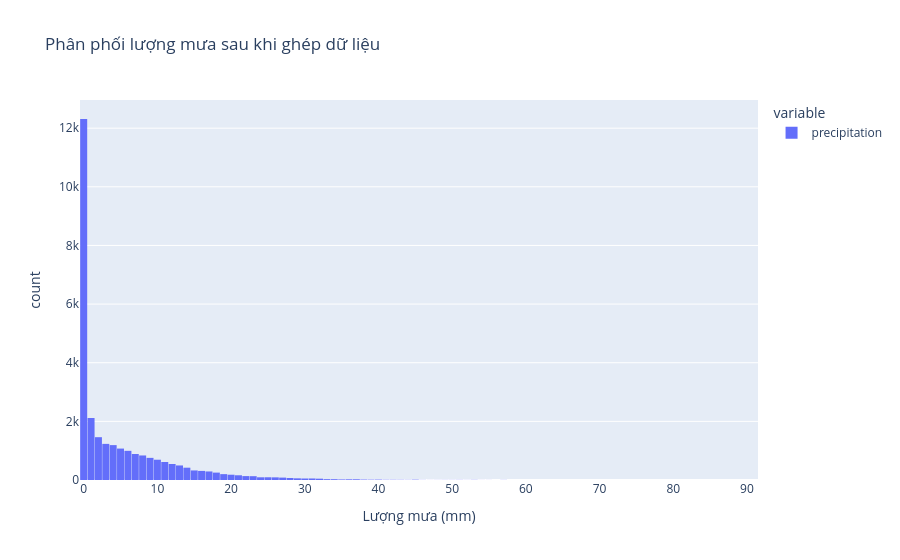

Here is the notebook cell this chart was saved with:
### Markdown cell above
## 7. EDA: Target Distribution Snapshot

Kiểm tra phân phối của lượng mưa sau khi ghép để đảm bảo không biến dạng so với dữ liệu gốc.

### Code cell
precip_series = final_df["precipitation"].dropna()
desc = precip_series.describe(percentiles=[0.5, 0.9, 0.95, 0.99])

target_hist = px.histogram(
    precip_series,
    nbins=120,
    title="Phân phối lượng mưa sau khi ghép dữ liệu",
    labels={"value": "Lượng mưa (mm)", "count": "Số ngày"},
)
target_hist.update_layout(bargap=0.05)
target_hist.show()

desc

### Figure 1 — Plotly figure (JSON) as saved in the notebook; plotly's stock layout.template omitted (floating-point values rounded to 4 significant figures; data arrays with more than 128 entries replaced by an {"elided": "..."} marker saying what was removed)
{"data": [{"bingroup": "x", "hovertemplate": "variable=precipitation<br>Lượng mưa (mm)=%{x}<br>count=%{y}<extra></extra>", "legendgroup": "precipitation", "marker": {"color": "#636efa", "pattern": {"shape": ""}}, "name": "precipitation", "nbinsx": 120, "orientation": "v", "showlegend": true, "type": "histogram", "x": {"elided": "28496 float values"}, "xaxis": "x", "yaxis": "y"}], "layout": {"bargap": 0.05, "barmode": "relative", "legend": {"title": {"text": "variable"}, "tracegroupgap": 0}, "title": {"text": "Phân phối lượng mưa sau khi ghép dữ liệu"}, "xaxis": {"anchor": "y", "domain": [0, 1], "title": {"text": "Lượng mưa (mm)"}}, "yaxis": {"anchor": "x", "domain": [0, 1], "title": {"text": "count"}}}}
